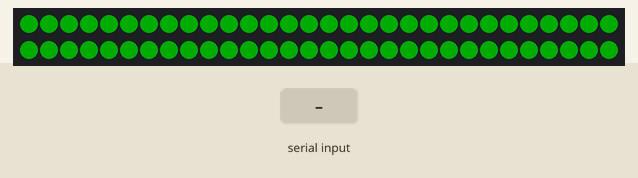
Bench run of a sketch on a simulated Arduino Uno, built with avr-gcc and run on an emulated ATmega328P. Parts: 60 RGB LEDs in strip order, left to right, continuing on the next row. The inputs (shaded band) are chosen by the test bench. Dim RGB values are drawn brighter than linear; the strip is taken to match the declared colour order; what the sketch prints to the serial monitor is not drawn.

Above: at 1.2 s.
1.3 s: "3\n" received over Serial
At 3.6 s:
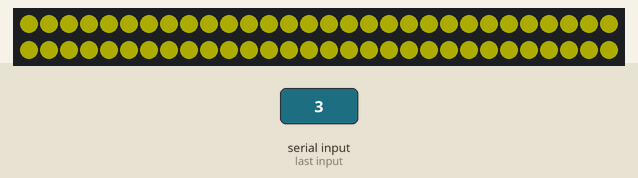
Timing chart, 0 to 5.1 s (numbered marks = the images above; inputs shaded):
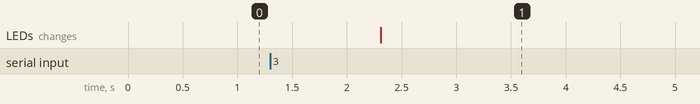

Measured:
- after the input at 1.3 s, the LEDs: change after 1.0 s (image 1)

The sketch:

alarmLights.ino
```cpp
#include <Adafruit_NeoPixel.h>

#define LED_PIN   6  // any PWM capable pin
#define NUM_LEDS 20
#define NUM_LEDS 60

int serialData;

Adafruit_NeoPixel strip = Adafruit_NeoPixel(NUM_LEDS, LED_PIN, NEO_RGBW + NEO_KHZ800);

void setup()
{
  strip.begin();
  strip.setBrightness(80); // set brightness to n%
  turnOffPixels();
  Serial.begin(9600);
  Serial.write(45);
}

void loop()
{
  turnOnPixels(strip.Color(0, 150, 0));
  while (!Serial.available());
  serialData = Serial.readString().toInt();
  setLedsBasedOnSerialData(serialData);
}

/*
 * processes serial data and turns on or off the leds
 */
void setLedsBasedOnSerialData(byte serialData) {
  // 2 means build succeeded
  if(serialData == 2) {
    turnOnPixels(strip.Color(0, 150, 0));
  } else if (serialData == 3) {
    turnOnPixels(strip.Color(150, 150, 0));
  }

  delay(5000);
  turnOffPixels();
}

/*
 * sets strip color to 000 (off)
 */
void turnOffPixels()
{
  for (byte i = 0; i < NUM_LEDS; i++) {
      strip.setPixelColor(i, strip.Color(0, 0, 0));
  }
  strip.show();
}

/*
 * sets strip color based on parameter
 */
void turnOnPixels(uint32_t color)
{
  turnOffPixels();

  for (byte i = 0; i < NUM_LEDS; i++) {
      strip.setPixelColor(i, color);
  }
  strip.show();
}
```
